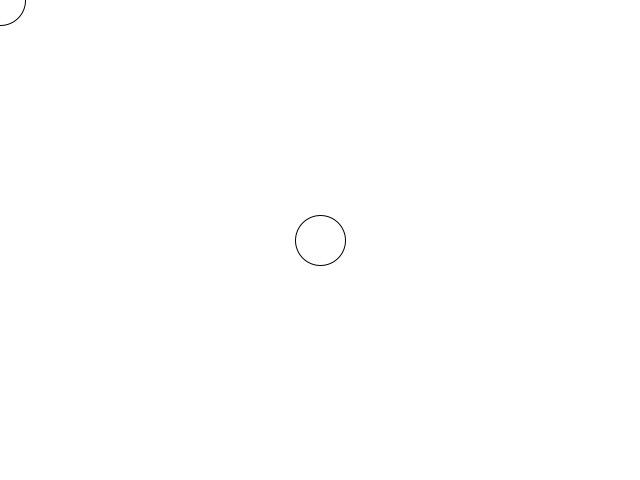
Frame 1 (no input)
Frame 60 (the mouse pressed at the canvas centre just before this capture): identical to frame 1, image omitted
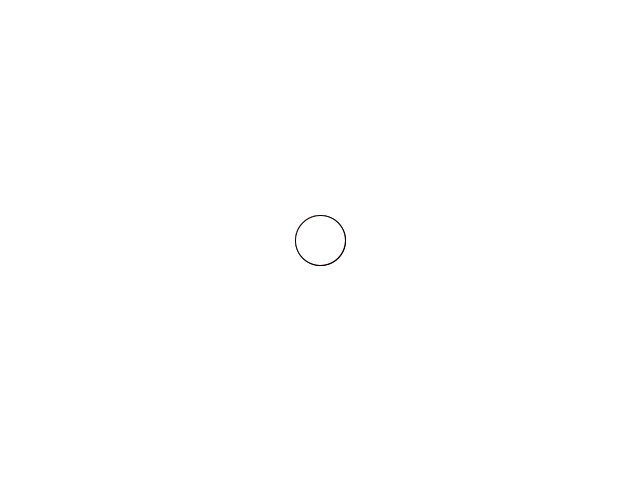
Frame 120 (the mouse held since frame 60 and released just before this capture)

The Processing sketch that drew these frames (run headless with seeded random() and noise(); from frame 60 on, the mouse is pressed at the canvas centre):

// Processing sketch: inclass_checkCollision
// ── inclass_checkCollision.pde
PVector loc1;
PVector loc2;
float diameter = 50;

void setup() {
  size(640, 480);
  loc1 = new PVector(width/2, height/2);
  loc2 = new PVector(width/2, height/2);
}

void draw() {
  loc2.set(mouseX, mouseY, 0);
  background(255);
  
  PVector dist = PVector.sub(loc1, loc2);
  float d = dist.mag();
  
  if (d<diameter) {
    fill(255, 0, 0);
  }
  
  ellipse(loc1.x, loc1.y, diameter, diameter);
  fill(255);
  ellipse(loc2.x, loc2.y, diameter, diameter);
}
